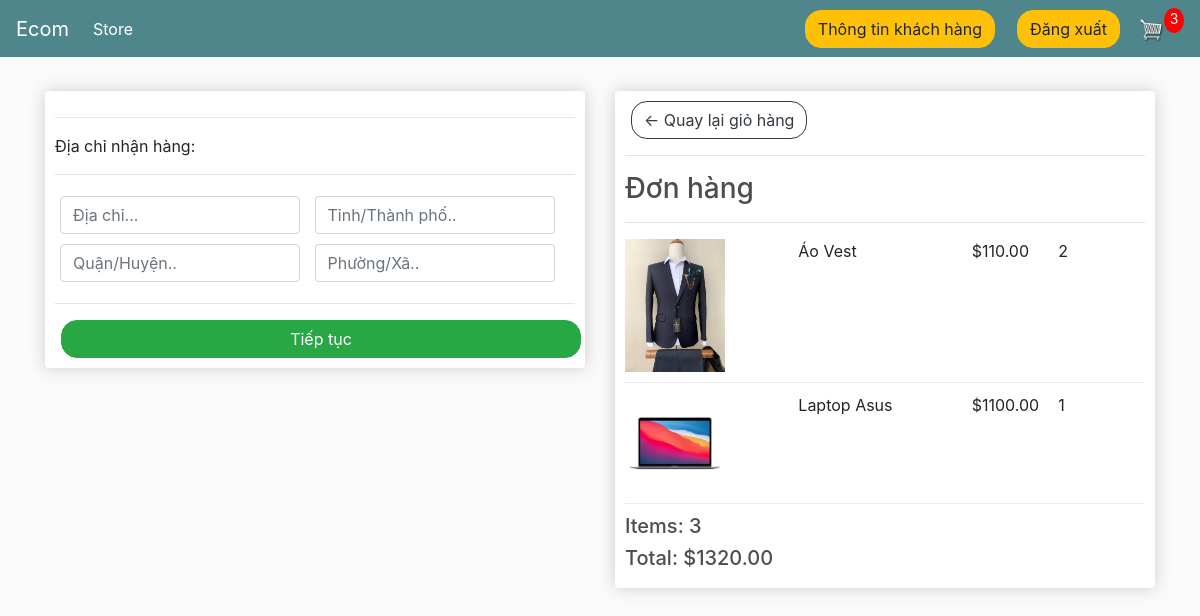
/checkout/ (signed in), run on an earlier commit of the app's database.
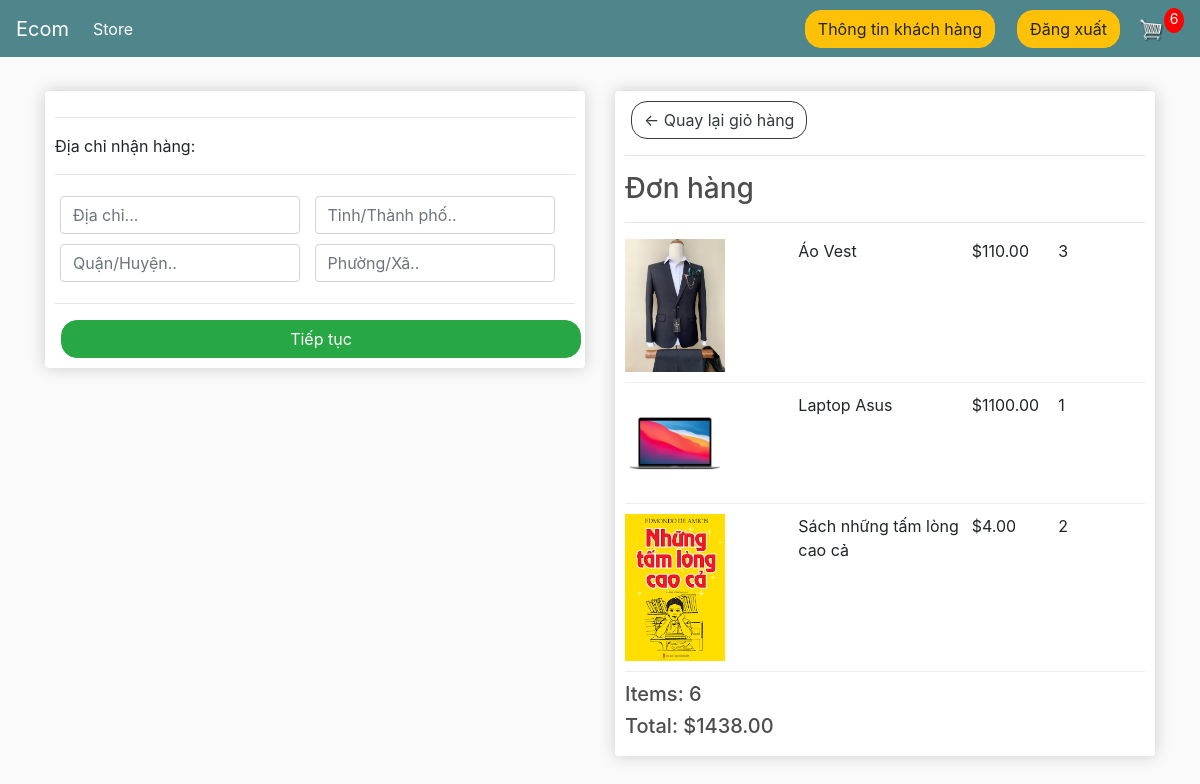
And on a later commit of the database.
### store/models.py (models this page shows, shortened)
class OrderItem(models.Model):
    product = models.ForeignKey(
        Product, on_delete=models.SET_NULL, blank=True, null=True)
    order = models.ForeignKey(
        Order, on_delete=models.SET_NULL, null=True, blank=True)
    quantity = models.IntegerField(default=0, null=True, blank=True)
    date_added = models.DateTimeField(auto_now_add=True)
    @property
    def get_total(self):
        total = self.product.price * self.quantity
        return total

class Product(models.Model):
    name = models.CharField(max_length=200)
    price = models.DecimalField(max_digits=7, decimal_places=2)
    digital = models.BooleanField(default=False, null=True, blank=True)
    image = models.ImageField(null=True, blank=True)
    @property
    def imageURL(self):
        try:
            url = self.image.url
        except:
            url = ''
        return url

class Order(models.Model):
    customer = models.ForeignKey(
        Customer, on_delete=models.SET_NULL, null=True, blank=True)
    date_ordered = models.DateTimeField(auto_now_add=True)
    complete = models.BooleanField(default=False, null=True, blank=False)
    transaction_id = models.CharField(max_length=100, null=True)
    @property
    def shipping(self):
        shipping = False
        orderitems = self.orderitem_set.all()
        for i in orderitems:
            if i.product.digital == False:
                shipping = True
            return shipping
    @property
    def get_cart_total(self):
        orderitems = self.orderitem_set.all()
        total = sum([item.get_total for item in orderitems])
        return total
    @property
    def get_cart_items(self):
        orderitems = self.orderitem_set.all()
        total = sum([item.quantity for item in orderitems])
        return total

### store/views.py (the view)
# urls.py: path('checkout/', views.checkout, name="checkout"),
def checkout(request):
    if request.user.is_authenticated:
        customer = request.user.customer
        order, created = Order.objects.get_or_create(
            customer=customer, complete=False)
        items = order.orderitem_set.all()
        cartItems = order.get_cart_items
    else:
        items = []
        order = {'get_cart_total': 0, 'get_cart_items': 0,'shiping':False}
        cartItems = order['get_cart_items']
    context = {'items': items, 'order': order, 'cartItems': cartItems}
    return render(request, 'store/checkout.html', context)

### store/templates/store/checkout.html (shortened to what this page needs)
{% extends 'store/main.html' %}
{% load static %}
{% block content %}
     <div class="row">
		<div class="col-lg-6">
			<div class="box-element" id="form-wrapper">
				<form id="form">
					<div id="shipping-info">
						<hr>
						<p>Địa chỉ nhận hàng:</p>
						<hr>
						<div class="form-field">
							<input class="form-control" type="text" name="address" placeholder="Địa chỉ...">
						</div>
						<div class="form-field">
							<input class="form-control" type="text" name="city" placeholder="Tỉnh/Thành phố..">
						</div>
						<div class="form-field">
							<input class="form-control" type="text" name="state" placeholder="Quận/Huyện..">
						</div>
						<div class="form-field">
							<input class="form-control" type="text" name="zipcode" placeholder="Phường/Xã..">
						</div>
					</div>
					<hr>
					<input id="form-button" class="btn btn-success btn-block" type="submit" value="Tiếp tục">
				</form>
			</div>
			<br>
		</div>
		<div class="col-lg-6">
			<div class="box-element">
				<a  class="btn btn-outline-dark" href="{% url 'cart' %}">&#x2190; Quay lại giỏ hàng</a>
				<hr>
				<h3>Đơn hàng</h3>
				<hr>
				{% for item in items %}
				<div class="cart-row">
					<div style="flex:2"><img class="row-image" src="{{item.product.imageURL}}"></div>
					<div style="flex:2"><p>{{item.product.name}}</p></div>
					<div style="flex:1"><p>${{item.product.price}}</p></div>
					<div style="flex:1"><p>{{item.quantity}}</p></div>
				</div>
				{% endfor %}
				<h5>Items:	{{order.get_cart_items}}</h5>
				<h5>Total:	${{order.get_cart_total|floatformat:2}}</h5>
			</div>
		</div>
	</div>
{% endblock content %}

What changed in the data, as far as the page shows it:
changed OrderItem "Áo Vest": quantity "2" → "3"
added OrderItem: product.imageURL (picture), product.name "Sách những tấm lòng cao cả", product.price "4.00", quantity "2"
changed through a linked row, Order: get_cart_items "3" → "6"; get_cart_total "1320.00" → "1438.00"
Also different on the page:
{{ cartItems }}: "3" → "6"
